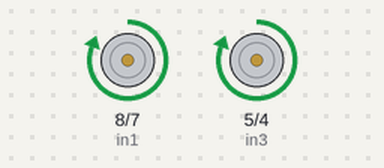
Recording of a sketch running on a simulated Arduino Uno, built with avr-gcc and run on an emulated ATmega328P. Shown: motor-driver pin pairs drawn as motors (green arrow = first pin HIGH = forward, orange = second pin HIGH = backward, longer = more drive, scaled by the enable pin).

Above: at 1.0 s.
At 4.5 s:
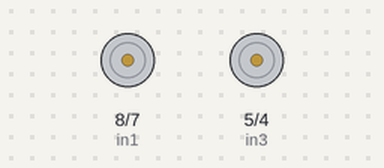
At 19.2 s:
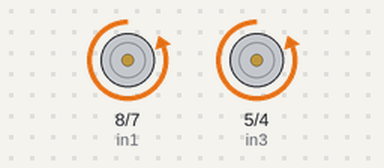
Timing chart, 0 to 21.1 s (numbered marks = the images above):
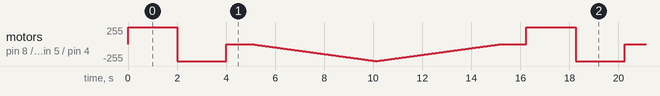

The sketch:

DC_motor_01_L293D.ino
```cpp
//                              + -                               + -
//	                            * *    * * * * *     * * * * *    * *
//
//	                            * *    * * * * *     * * * * *    * *
//
//	                            * *    * * * * *     * * * * *    * *
//    pin_9 <----Habilita-------------\       _________       /------------------------> VCC_IN_motor_Y
//                              * *    0 * 1=|    º    |=16* 0    * *
//    pin_8 <-----------Data_IN_A_1---\      |         |      /---------Data_IN_B_1----> pin_5
//                              * *    0 * 2=|         |=15* 0    * *
// Motor_X1 <-------------------------\      |         |      /------------------------> Motor_Y1
// OUT_Motor_X1                 * *    0 * 3=|    L    |=14* 0    * *                    OUT_Motor_Y1
//                  _/----------------/      |         |      \--------------\_
//                 /1\          * *    * 0 4=|    2    |=13* 0    * *        /1\
//                |=0=|       GND/------<|   |         |     | GND          |=0=|
//                 \3/          0 *    * 0 5=|    9    |=12* 0----0 *        \3/
//                   \----------------\      |         |      /--------------/
// OUT_Motor_X2                 * *    0 * 6=|    3    |=11* 0    * *                    OUT_Motor_Y2
// Motor_X2 <-------------------------/      |         |      \------------------------> Motor_Y2
//                              * *    0 * 7=|    D    |=10* 0    * *
//    pin_7 <-----------Data_IN_A_2---/      |         |      \---------Data_IN_B_2----> pin_4
//                              * *    0 * 8=|̣̣_________|=9 * 0    * *
// VCC_IN_motor_X <-------------------/                       \---------Habilita_B-----> Pin_3
//				               * *    * * * * *     * * * * *    * *
//
//				               * 0    * * * * *     * * * * *    * *
//				pin GND----------/
//				               * 0    * * * * *     * * * * *    * 0
//				                 \---------------------------------/ - GND
//				               0 *    * * * * *     * * * * *    * *
//				pin 5v---------/
//				               0 *    * * * * *     * * * * *    0 *
//				               \---------------------------------/   + 5v
//
//                              ___________
//   pin_9 <----Habilita_A----1=|    º    |=16---VCC_IN_motor_Y
//   pin_8 <---Data_IN_A_1----2=|         |=15---Data_IN_B_1----> pin_5
// motor_1 <--OUT_Motor_X1----3=|    L    |=14---OUT_Motor_Y1---> motor_2----\
// Pin GND <-----------GND----4=|    2    |=13---GND------------> Pin GND    ___
// Pin GND <-----------GND----5=|    9    |=12---GND------------> Pin GND    --- Capacitor
// motor_1 <--OUT_Motor_X2----6=|    3    |=11---OUT_Motor_Y2---> motor_2----/
//   pin_7 <---Data_IN_A_2----7=|    D    |=10---Data_IN_B_2----> Pin_4
//          VCC_IN_motor_X----8=|̣̣_________|=9----Habilita_B-----> Pin_3

// Motor A connections
int enA = 9;
int in1 = 8;
int in2 = 7;
// Motor B connections
int enB = 3;
int in3 = 5;
int in4 = 4;

void setup()
{
	// Set all the motor control pins to outputs
	pinMode(enA, OUTPUT);
	pinMode(enB, OUTPUT);
	pinMode(in1, OUTPUT);
	pinMode(in2, OUTPUT);
	pinMode(in3, OUTPUT);
	pinMode(in4, OUTPUT);

	// Turn off motors - Initial state
	digitalWrite(in1, LOW);
	digitalWrite(in2, LOW);
	digitalWrite(in3, LOW);
	digitalWrite(in4, LOW);
}

void loop()
{
	directionControl();
	delay(1000);
	speedControl();
	delay(1000);
}

// This function lets you control spinning direction of motors
void directionControl()
{
	// Set motors to maximum speed
	// For PWM maximum possible values are 0 to 255
	analogWrite(enA, 255);
	analogWrite(enB, 255);

	// Turn on motor A & B
	digitalWrite(in1, HIGH);
	digitalWrite(in2, LOW);
	digitalWrite(in3, HIGH);
	digitalWrite(in4, LOW);
	delay(2000);

	// Now change motor directions
	digitalWrite(in1, LOW);
	digitalWrite(in2, HIGH);
	digitalWrite(in3, LOW);
	digitalWrite(in4, HIGH);
	delay(2000);

	// Turn off motors
	digitalWrite(in1, LOW);
	digitalWrite(in2, LOW);
	digitalWrite(in3, LOW);
	digitalWrite(in4, LOW);
}

// This function lets you control speed of the motors
void speedControl()
{
	// Turn on motors
	digitalWrite(in1, LOW);
	digitalWrite(in2, HIGH);
	digitalWrite(in3, LOW);
	digitalWrite(in4, HIGH);

	// Accelerate from zero to maximum speed
	for (int i = 0; i < 256; i++)
	{
		analogWrite(enA, i);
		analogWrite(enB, i);
		delay(20);
	}

	// Decelerate from maximum speed to zero
	for (int i = 255; i >= 0; --i)
	{
		analogWrite(enA, i);
		analogWrite(enB, i);
		delay(20);
	}

	// Now turn off motors
	digitalWrite(in1, LOW);
	digitalWrite(in2, LOW);
	digitalWrite(in3, LOW);
	digitalWrite(in4, LOW);
}
```
